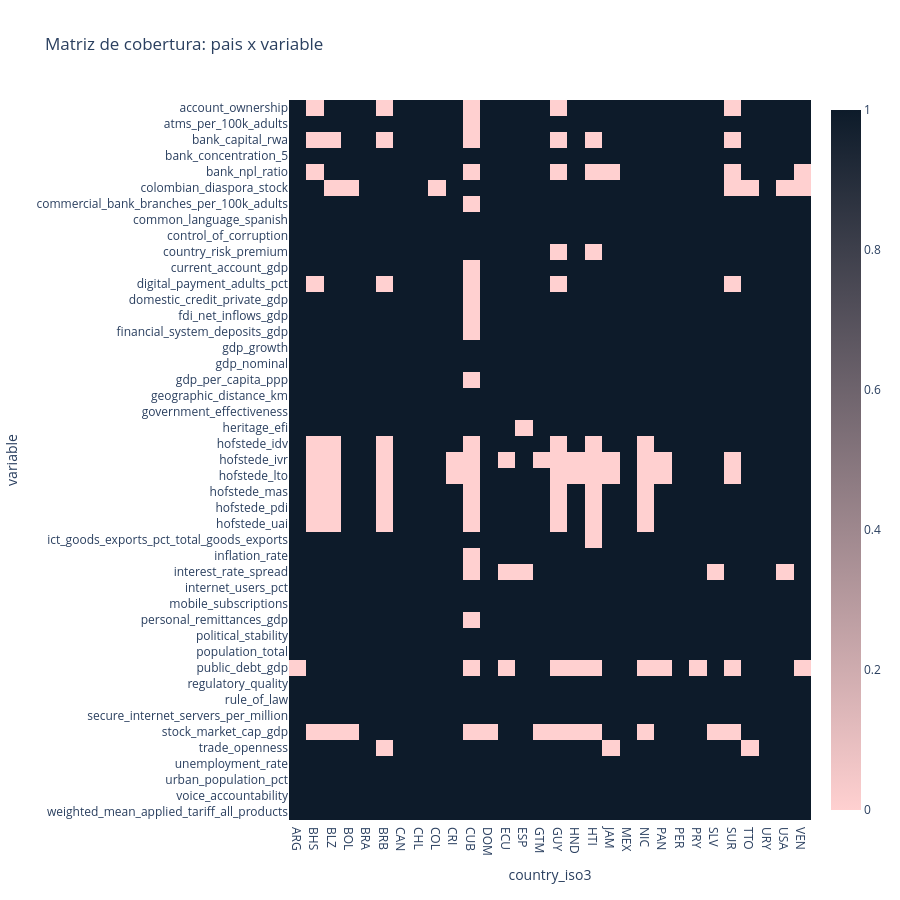

Notebook cell for this chart:
### Code cell
import plotly.express as px
fig = px.imshow(coverage_matrix.T, color_continuous_scale=['#FFD0D0', '#0D1B2A'],
                aspect='auto', title='Matriz de cobertura: pais x variable')
fig.update_layout(height=900)
fig.show()

### Figure 1 — Plotly figure (JSON) as saved in the notebook; plotly's stock layout.template omitted (floating-point values rounded to 4 significant figures; data arrays with more than 128 entries replaced by an {"elided": "..."} marker saying what was removed)
{"data": [{"coloraxis": "coloraxis", "hovertemplate": "country_iso3: %{x}<br>variable: %{y}<br>color: %{z}<extra></extra>", "name": "0", "type": "heatmap", "x": ["ARG", "BHS", "BLZ", "BOL", "BRA", "BRB", "CAN", "CHL", "COL", "CRI", "CUB", "DOM", "ECU", "ESP", "GTM", "GUY", "HND", "HTI", "JAM", "MEX", "NIC", "PAN", "PER", "PRY", "SLV", "SUR", "TTO", "URY", "USA", "VEN"], "xaxis": "x", "y": ["account_ownership", "atms_per_100k_adults", "bank_capital_rwa", "bank_concentration_5", "bank_npl_ratio", "colombian_diaspora_stock", "commercial_bank_branches_per_100k_adults", "common_language_spanish", "control_of_corruption", "country_risk_premium", "current_account_gdp", "digital_payment_adults_pct", "domestic_credit_private_gdp", "fdi_net_inflows_gdp", "financial_system_deposits_gdp", "gdp_growth", "gdp_nominal", "gdp_per_capita_ppp", "geographic_distance_km", "government_effectiveness", "heritage_efi", "hofstede_idv", "hofstede_ivr", "hofstede_lto", "hofstede_mas", "hofstede_pdi", "hofstede_uai", "ict_goods_exports_pct_total_goods_exports", "inflation_rate", "interest_rate_spread", "internet_users_pct", "mobile_subscriptions", "personal_remittances_gdp", "political_stability", "population_total", "public_debt_gdp", "regulatory_quality", "rule_of_law", "secure_internet_servers_per_million", "stock_market_cap_gdp", "trade_openness", "unemployment_rate", "urban_population_pct", "voice_accountability", "weighted_mean_applied_tariff_all_products"], "yaxis": "y", "z": {"elided": "45x30 int values"}}], "layout": {"coloraxis": {"colorscale": [[0, "#FFD0D0"], [1, "#0D1B2A"]]}, "height": 900, "title": {"text": "Matriz de cobertura: pais x variable"}, "xaxis": {"anchor": "y", "domain": [0, 1], "title": {"text": "country_iso3"}}, "yaxis": {"anchor": "x", "autorange": "reversed", "domain": [0, 1], "title": {"text": "variable"}}}}
